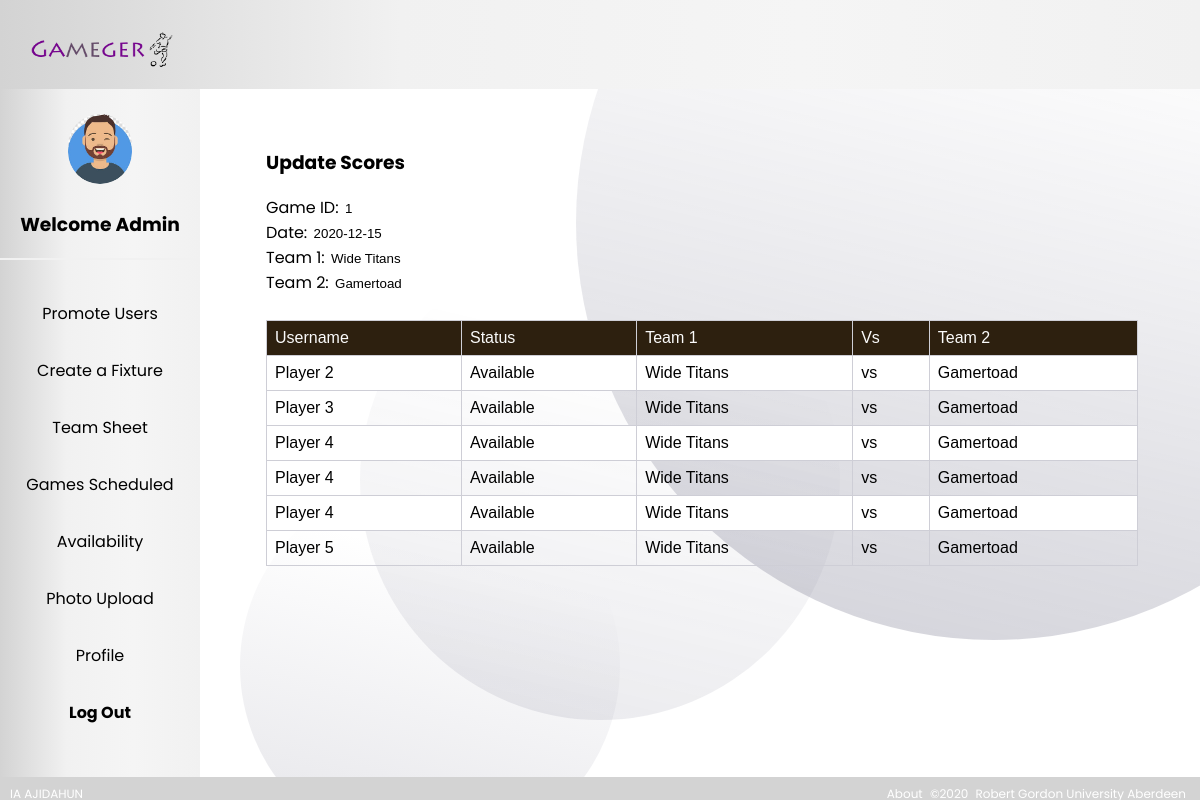
The app's page /available.php?Game_ID=1 (signed in) with its own data.
### tables this page shows
CREATE TABLE `available` (
  `ID` int(10) UNSIGNED NOT NULL,
  `Game_ID` int(10) UNSIGNED NOT NULL,
  `Ausername` varchar(100) NOT NULL,
  `Team1` varchar(100) NOT NULL,
  `Team2` varchar(100) NOT NULL,
  `Date` varchar(100) NOT NULL,
  `Availability` varchar(100) NOT NULL
);

### available.php (the view, shortened to what this page needs)
<?php
require_once  'config.php';
$result = mysqli_query($link,"SELECT * FROM AVAILABLE WHERE Game_ID='" . $_GET['Game_ID'] . "'");
$row= mysqli_fetch_array($result);
?>
<!DOCTYPE html>
<html>
<head>
    <?php include 'adminpage.php'; ?>
</head>
<body>
<div class="content-fixture">
<form class="" name="" method="post" action="">
    <div class="" style="padding-bottom:5px; ">
        <h3>Update Scores</h3>
        <div>
            Game ID: <input style="border: hidden; outline: none; background-color: transparent" type="text" name="Game_ID" value="<?php echo $row['Game_ID']; ?>"> <br>
            Date: <input style="border: hidden; outline: none; background-color: transparent" type="text" name="Date" value="<?php echo $row['Date']; ?>"> <br>
            Team 1: <input style="border: hidden; outline: none; background-color: transparent" type="text" name="Team_1" value="<?php echo $row['Team1']; ?>"> <br>
            Team 2: <input style="border: hidden; outline: none; background-color: transparent" type="text" name="Team_2" value="<?php echo $row['Team2']; ?>">
 <br>
           <?php
            if (mysqli_num_rows($result) > 0) {
            ?>
                <br>
            <table class="tab-fix" style="border-collapse: collapse"; width="100%">
                <tr style='background: #2d200f; color: #fbfbfb'>
                    <td>Username</td>
                    <td>Status</td>
                    <td>Team 1</td>
                    <td>Vs</td>
                    <td>Team 2</td>
                </tr>
                <?php
                while($row = mysqli_fetch_array($result)) {
                    ?>
                    <tr>
                        <td><?php echo $row["Ausername"]; ?></td>
                        <td><?php echo $row["Availability"]; ?></td>
                        <td><?php echo $row["Team1"]; ?></td>
                        <td>vs</td>
                        <td><?php echo $row["Team2"]; ?></td>
                    </tr>
                    <?php
                }
                ?>
            </table>
            <?php
}
else{
    echo "No result found";
}
?>
        </div>
    </div>
</form>
</div>
</body>
</html>

### adminpage.php (shortened to what this page needs)
<?php
if(!isset($_SESSION['username']) || empty($_SESSION['username'])){
    header("location: index.php");
    exit;
}
else {
    $username = $_SESSION['username'];
    $email = $_SESSION['email'];
    $avatar = $_SESSION['avatar'];
}
     $link = mysqli_connect('localhost', 'root', '', 'accountsdb');
      $sql = "
      SELECT USERNAME, EMAIL
      FROM USERS
      GROUP BY EMAIL
          ORDER BY EMAIL
      ";
      $stmt = $link->prepare($sql);
      $stmt->execute();
      $stmt->store_result();
      $stmt->bind_result(
        $username,
        $email
      );
$sql2 = "
      SELECT ID, USERNAME
      FROM USERS
      GROUP BY ID, USERNAME
          ORDER BY USERNAME
      ";
$stmt2 = $link->prepare($sql2);
$stmt2->execute();
$stmt2->store_result();
$stmt2->bind_result(
    $id,
    $username
);
?>
<!DOCTYPE html>
<html >
<head>
    <?php include 'admin.php'; ?>
</head>
<body>
</body>
</html>

### admin.php (shortened to what this page needs)
<!DOCTYPE html>
<html lang="en">
<head>
    <link rel="stylesheet" href="css/style.css"/>
    <link rel="stylesheet" href="css/styleteampage.css"/>
</head>
<body>
<div class="header">
    <a href="adminpage.php">
        <img src="img/logoimg.png" height="150" width="160" id="logoimg" class="logo">
    </a>
</div>
<div class="sidebar">
    <br>
    <img src= "<?= $avatar ?>" id="sidebardp">
    <h3 class="welcome">Welcome <?= $username?></h3>
    <hr>
    <a href="a_promote.php">Promote Users</a>
    <a href="a_create.php">Create a Fixture</a>
    <a href="team_sheet.php">Team Sheet </a>
    <a href="schedule.php">Games Scheduled</a>
    <a href="a_availablity.php">Availability</a>
    <a href="photoupload.php">Photo Upload</a>
    <a href="adminprofile.php">Profile</a>
    <a href="logout.php"><strong>Log Out</strong></a>
</div>
<main>
    <img class="circle-1" src="./img/big-eclipse.svg" alt="" />
    <img class="circle-2" src="./img/mid-eclipse.svg" alt="" />
    <img class="circle-3" src="./img/small-eclipse.svg" alt="" />
</main>
<footer>
    <div id="footer">
        <p id="footer-left">
            <a href="" >IA AJIDAHUN</a>
        <p id="footer-right">
            <a href="https://www3.rgu.ac.uk/about?" id="about">About</a>
            <span>©2020 <a href="http://www.rgu.ac.uk/">Robert Gordon University Aberdeen</a></span>
        </p>
    </div>
</footer>
</body>
</html>

### css/style.css (style rules this page uses)
body { overflow-x: hidden; }
* { box-sizing: border-box; text-decoration: none }
body { margin: 0; font-family: 'Poppins', sans-serif; }
.header { overflow: hidden; background-color: #f1f1f1; padding: 20px 10px; background-image: linear-gradient(to right, lightgray, #f1f1f1, whitesmoke ,#f1f1f1); }
.header a { float: left; color: black; text-align: center; padding: 12px; text-decoration: none; font-size: 18px; line-height: 25px; border-radius: 4px; }
#logoimg { margin:-83px; margin-bottom:-85px; margin-left:auto; }
.logo { font-weight: 400; margin: 5px; color: purple; }
.circle-1 { position: absolute; top: 0px; right: 0px; z-index: -1; opacity: 0.5; height: 80%; }
.circle-2 { position: absolute; top: 30%; right: 30%; z-index: -1; height: 60%; opacity: 0.4; }
.circle-3 { position: absolute; bottom: 0%; left: 20%; z-index: -1; }
#footer { position: fixed; left: 0; bottom: 0px; width: 100%; background:lightgray; height: 23px; opacity: inherit; margin: 0px; padding: 0px; z-index: 1; }
#footer-left { font-size: 12px; color: #fff; padding: 0; float: left; margin: 8px 0 0 10px; bottom: 0; }
#footer-left a { color: white; text-decoration: none; }
#footer-right { font-size: 12px; color: #fff; padding: 0; float: right; margin: 8px 10px 0 0; bottom: 0; }
#footer-right a { color: white; text-decoration: none; text-align: right; padding: 2px 4px; }

### css/styleteampage.css (style rules this page uses)
.sidebar { margin: 0; padding: 0; width: 200px; background-color: #f1f1f1; position: fixed; height: 100%; overflow: auto; background-image: linear-gradient(to right, lightgray, #f1f1f1, whitesmoke, #f1f1f1); text-align: center; }
.sidebar a { display: block; color: black; padding: 16px; text-decoration: none; }
#sidebardp { position: relative; align-content: center; align-items: center; max-height: 70%; max-width: 32%; border-radius: 50px; }
div>a { text-align: center; }
hr { border: 1px solid #f1f1f1; margin-bottom: 25px; }
div.content-fixture { margin-left: 250px; padding: 40px 16px; }
.tab-fix { width: 95%; text-align: center; height: 20%; }

### available.php (style rules this page uses)
table { font-family: arial, sans-serif; border-collapse: collapse; width: 100%; }
td, th { border: 1px solid #ceced6; text-align: left; padding: 8px; }
tr:nth-child(even) { background-color: white; }

### records on screen
available: Game_ID "1", Date "2020-12-15", Team_1 "Wide Titans", Team_2 "Gamertoad"
available: Ausername "Player 2", Availability "Available", Team1 "Wide Titans", Team2 "Gamertoad"
available: Ausername "Player 3", Availability "Available", Team1 "Wide Titans", Team2 "Gamertoad"
available: Ausername "Player 4", Availability "Available", Team1 "Wide Titans", Team2 "Gamertoad"
available: Ausername "Player 4", Availability "Available", Team1 "Wide Titans", Team2 "Gamertoad"
available: Ausername "Player 4", Availability "Available", Team1 "Wide Titans", Team2 "Gamertoad"
available: Ausername "Player 5", Availability "Available", Team1 "Wide Titans", Team2 "Gamertoad"

### other values on screen
$username "Admin"
